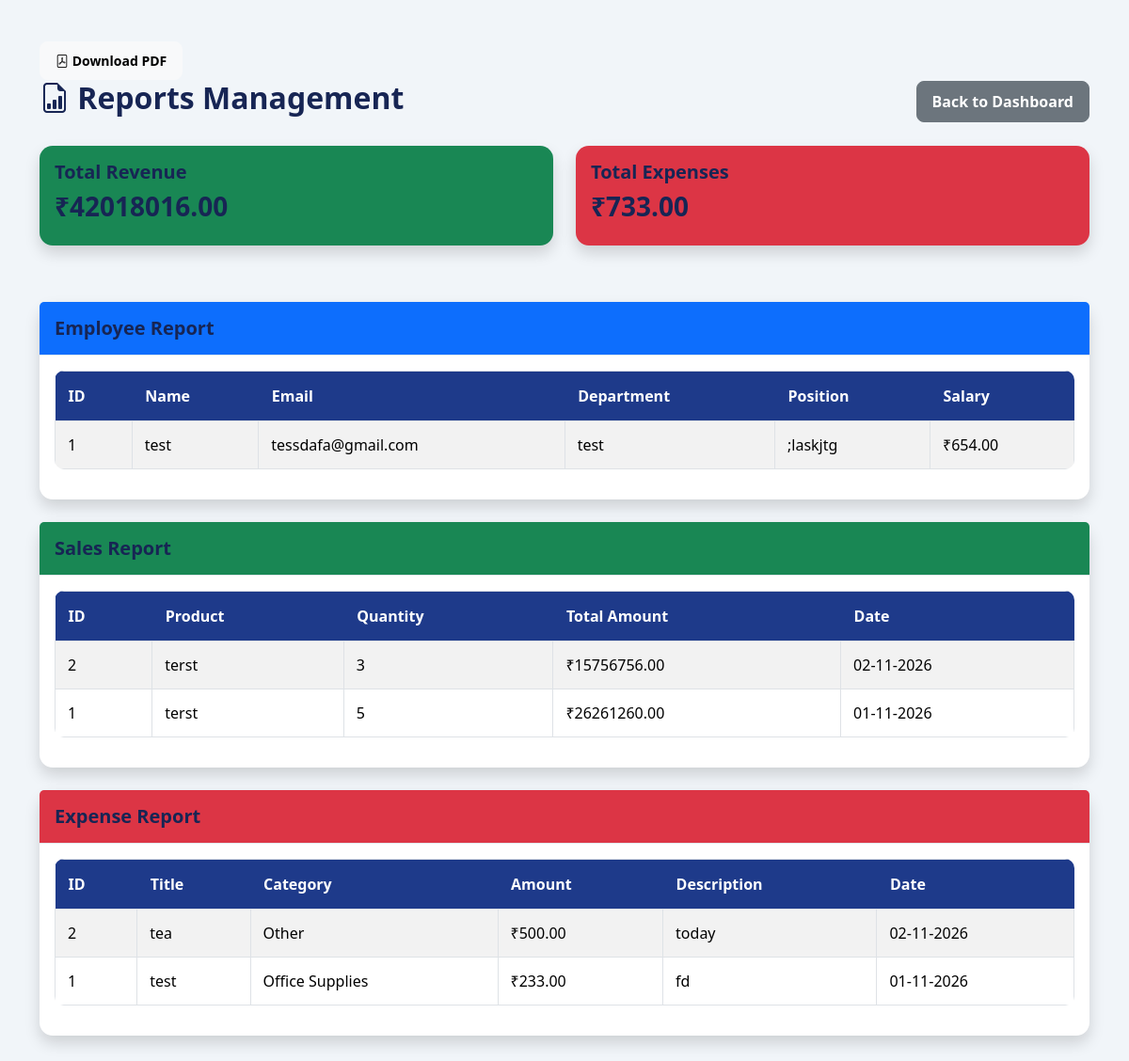
Screenshot of /reports (signed in) with the database file from the repository.
### models.py (models this page shows)
class Employee(db.Model):
    id = db.Column(db.Integer, primary_key=True)
    name = db.Column(db.String(100), nullable=False)
    email = db.Column(db.String(120), unique=True, nullable=False)
    department = db.Column(db.String(100))
    position = db.Column(db.String(100))
    salary = db.Column(db.Float, default=0)
    joining_date = db.Column(db.Date)
    created_at = db.Column(db.DateTime, default=datetime.utcnow)

class Sale(db.Model):
    id = db.Column(db.Integer, primary_key=True)
    product_id = db.Column(db.Integer, db.ForeignKey("product.id"), nullable=False)
    quantity = db.Column(db.Integer, nullable=False)
    total_amount = db.Column(db.Float, nullable=False)
    sale_date = db.Column(db.DateTime, default=datetime.utcnow)
    product = db.relationship("Product", backref="sales")

class Product(db.Model):
    id = db.Column(db.Integer, primary_key=True)
    name = db.Column(db.String(150), nullable=False)
    category = db.Column(db.String(100))
    quantity = db.Column(db.Integer, default=0)
    price = db.Column(db.Float, default=0)
    created_at = db.Column(db.DateTime, default=datetime.utcnow)

class Expense(db.Model):
    id = db.Column(db.Integer, primary_key=True)
    title = db.Column(db.String(150), nullable=False)
    category = db.Column(db.String(100))
    amount = db.Column(db.Float, nullable=False)
    expense_date = db.Column(db.DateTime, default=datetime.utcnow)
    description = db.Column(db.Text)

### app.py (the view)
@app.route("/reports")
@admin_required
def reports():
        all_employees = Employee.query.order_by(
            Employee.name
        ).all()
        all_sales = Sale.query.order_by(
            Sale.sale_date.desc()
        ).all()
        all_expenses = Expense.query.order_by(
            Expense.expense_date.desc()
        ).all()
        total_revenue = db.session.query(
            func.coalesce(func.sum(Sale.total_amount), 0)
        ).scalar()
        total_expenses = db.session.query(
            func.coalesce(func.sum(Expense.amount), 0)
        ).scalar()
        return render_template(
            "reports.html",
            employees=all_employees,
            sales=all_sales,
            expenses=all_expenses,
            total_revenue=total_revenue,
            total_expenses=total_expenses
        )

### app.py (called while the page is built)
def admin_required(func):
        @wraps(func)
        @login_required
        def decorated_view(*args, **kwargs):
            if current_user.role != "admin":
                flash("Access denied! Admin permission required.", "danger")
                return redirect(url_for("dashboard"))
            return func(*args, **kwargs)
        return decorated_view

@login_manager.user_loader
def load_user(user_id):
        return db.session.get(User, int(user_id))

### templates/reports.html
{% extends "base.html" %}
{% block content %}
<div class="container mt-4">
<a href="{{ url_for('export_report_pdf', report_type='employees') }}"
   class="btn btn-light btn-sm">
    <i class="bi bi-file-pdf"></i> Download PDF
</a>
    <div class="d-flex justify-content-between align-items-center mb-4">
        <h2><i class="bi bi-file-earmark-bar-graph"></i> Reports Management</h2>
        <a href="{{ url_for('dashboard') }}" class="btn btn-secondary">
            Back to Dashboard
        </a>
    </div>
    <div class="row mb-4">
        <div class="col-md-6 mb-3">
            <div class="card bg-success text-white shadow">
                <div class="card-body">
                    <h5>Total Revenue</h5>
                    <h3>₹{{ "%.2f"|format(total_revenue) }}</h3>
                </div>
            </div>
        </div>
        <div class="col-md-6 mb-3">
            <div class="card bg-danger text-white shadow">
                <div class="card-body">
                    <h5>Total Expenses</h5>
                    <h3>₹{{ "%.2f"|format(total_expenses) }}</h3>
                </div>
            </div>
        </div>
    </div>
    <div class="card shadow mb-4">
        <div class="card-header bg-primary text-white">
            <h5 class="mb-0">Employee Report</h5>
        </div>
        <div class="card-body table-responsive">
            <table class="table table-bordered table-striped">
                <thead>
                    <tr>
                        <th>ID</th>
                        <th>Name</th>
                        <th>Email</th>
                        <th>Department</th>
                        <th>Position</th>
                        <th>Salary</th>
                    </tr>
                </thead>
                <tbody>
                    {% for employee in employees %}
                    <tr>
                        <td>{{ employee.id }}</td>
                        <td>{{ employee.name }}</td>
                        <td>{{ employee.email }}</td>
                        <td>{{ employee.department }}</td>
                        <td>{{ employee.position }}</td>
                        <td>₹{{ "%.2f"|format(employee.salary or 0) }}</td>
                    </tr>
                    {% else %}
                    <tr>
                        <td colspan="6" class="text-center">No employees found.</td>
                    </tr>
                    {% endfor %}
                </tbody>
            </table>
        </div>
    </div>
    <div class="card shadow mb-4">
        <div class="card-header bg-success text-white">
            <h5 class="mb-0">Sales Report</h5>
        </div>
        <div class="card-body table-responsive">
            <table class="table table-bordered table-striped">
                <thead>
                    <tr>
                        <th>ID</th>
                        <th>Product</th>
                        <th>Quantity</th>
                        <th>Total Amount</th>
                        <th>Date</th>
                    </tr>
                </thead>
                <tbody>
                    {% for sale in sales %}
                    <tr>
                        <td>{{ sale.id }}</td>
                        <td>{{ sale.product.name if sale.product else 'Deleted Product' }}</td>
                        <td>{{ sale.quantity }}</td>
                        <td>₹{{ "%.2f"|format(sale.total_amount) }}</td>
                        <td>{{ sale.sale_date.strftime('%d-%m-%Y') }}</td>
                    </tr>
                    {% else %}
                    <tr>
                        <td colspan="5" class="text-center">No sales found.</td>
                    </tr>
                    {% endfor %}
                </tbody>
            </table>
        </div>
    </div>
    <div class="card shadow mb-4">
        <div class="card-header bg-danger text-white">
            <h5 class="mb-0">Expense Report</h5>
        </div>
        <div class="card-body table-responsive">
            <table class="table table-bordered table-striped">
                <thead>
                    <tr>
                        <th>ID</th>
                        <th>Title</th>
                        <th>Category</th>
                        <th>Amount</th>
                        <th>Description</th>
                        <th>Date</th>
                    </tr>
                </thead>
                <tbody>
                    {% for expense in expenses %}
                    <tr>
                        <td>{{ expense.id }}</td>
                        <td>{{ expense.title }}</td>
                        <td>{{ expense.category }}</td>
                        <td>₹{{ "%.2f"|format(expense.amount) }}</td>
                        <td>{{ expense.description or '-' }}</td>
                        <td>{{ expense.expense_date.strftime('%d-%m-%Y') }}</td>
                    </tr>
                    {% else %}
                    <tr>
                        <td colspan="6" class="text-center">No expenses found.</td>
                    </tr>
                    {% endfor %}
                </tbody>
            </table>
        </div>
    </div>
</div>
{% endblock %}

### static/css/style.css (style rules this page uses)
body { background: #f4f6fb; font-family: Arial, sans-serif; margin: 0; }
* { box-sizing: border-box; }
body { color: #1e293b; background: #f1f5f9; font-family: 'Segoe UI', Arial, sans-serif; }
h1, h2, h3, h4, h5 { color: #172554; font-weight: 700; }
.container { padding-top: 20px; padding-bottom: 20px; }
.table { background: #fff; border-radius: 10px; overflow: hidden; vertical-align: middle; }
.table thead th { background: #1e3a8a; color: #fff; padding: 14px; border: none; }
.table tbody td { padding: 13px; }
.btn { border-radius: 8px; padding: 9px 16px; font-weight: 600; transition: 0.2s; }
.card { border: none; border-radius: 14px; box-shadow: 0 4px 18px rgba(15,23,42,0.06); margin-bottom: 20px; }
.card-header { background: #fff; border-bottom: 1px solid #e2e8f0; font-weight: 700; padding: 16px; }

### rows the page displays
Employee: id "1", name "test", email "tessdafa@gmail.com", department "test", position ";laskjtg", salary "654.00"
Sale: id "2", product "terst", quantity "3", total_amount "15756756.00", sale_date "02-11-2026"
Sale: id "1", product "terst", quantity "5", total_amount "26261260.00", sale_date "01-11-2026"
Expense: id "2", title "tea", category "Other", amount "500.00", description "today", expense_date "02-11-2026"
Expense: id "1", title "test", category "Office Supplies", amount "233.00", description "fd", expense_date "01-11-2026"

### other values shown
{{ "%.2f"|format(total_revenue) }} "42018016.00"
{{ "%.2f"|format(total_expenses) }} "733.00"
